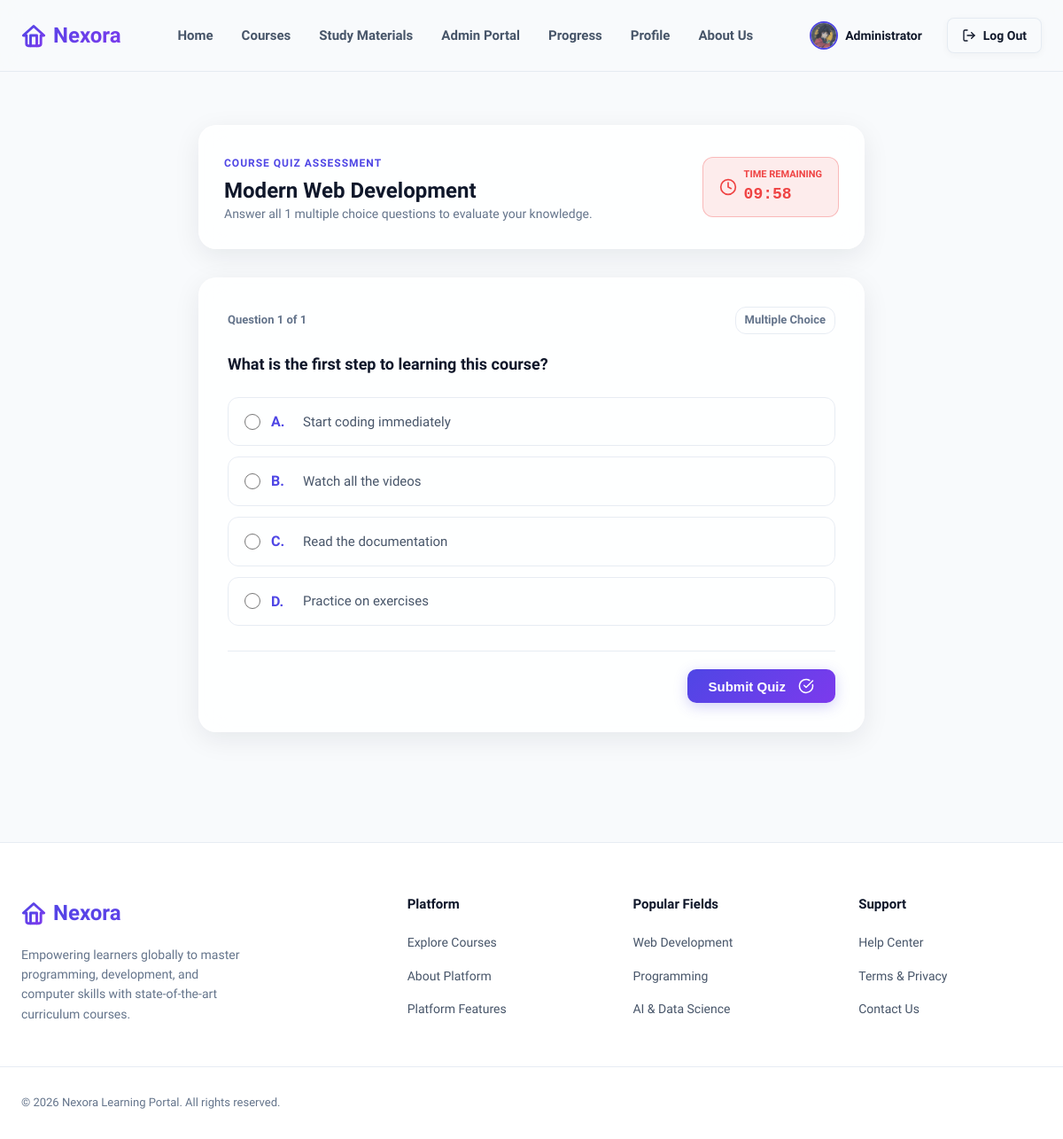
Page /quiz/1 (signed in) on the committed database.
### models.py (models this page shows, shortened)
class BaseModel(db.Model):
    __abstract__ = True

class User(BaseModel):
    __tablename__ = 'users'
    id = db.Column(db.Integer, primary_key=True)
    name = db.Column(db.String(100), nullable=False)
    email = db.Column(db.String(120), unique=True, nullable=False, index=True)
    password_hash = db.Column(db.String(255), nullable=False)
    bio = db.Column(db.Text, nullable=True)
    phone = db.Column(db.String(20), nullable=True)
    headline = db.Column(db.String(100), nullable=True)
    avatar_url = db.Column(db.String(255), nullable=True)
    created_at = db.Column(db.DateTime, default=lambda: datetime.now(timezone.utc))
    enrollments = db.relationship('Enrollment', backref='user', lazy=True, cascade="all, delete-orphan")
    progress_records = db.relationship('Progress', backref='user', lazy=True, cascade="all, delete-orphan")

class Course(BaseModel):
    __tablename__ = 'courses'
    id = db.Column(db.Integer, primary_key=True)
    title = db.Column(db.String(150), nullable=False)
    slug = db.Column(db.String(150), unique=True, nullable=False, index=True)
    description = db.Column(db.Text, nullable=False)
    category = db.Column(db.String(50), nullable=False, index=True)  # Web Development, Programming, Design, AI & Data
    difficulty = db.Column(db.String(20), nullable=False)  # Beginner, Intermediate, Advanced
    duration = db.Column(db.String(30), nullable=False)    # e.g., "12 hours", "8 hours"
    price = db.Column(db.Float, default=0.0)               # 0.0 means Free, or specific price e.g., 49.99
    thumbnail = db.Column(db.String(255), nullable=True)   # SVG or image URL
    gradient_start = db.Column(db.String(7), default='#4f46e5')  # Indigo
    gradient_end = db.Column(db.String(7), default='#7c3aed')    # Violet
    instructor = db.Column(db.String(100), default='Nexora Academy')
    rating = db.Column(db.Float, default=4.8)
    skills = db.Column(db.Text, nullable=True)
    requirements = db.Column(db.Text, nullable=True)
    created_at = db.Column(db.DateTime, default=lambda: datetime.now(timezone.utc))
    lectures = db.relationship('Lecture', backref='course', lazy=True, order_by='Lecture.order_num', cascade="all, delete-orphan")
    enrollments = db.relationship('Enrollment', backref='course', lazy=True, cascade="all, delete-orphan")
    materials = db.relationship('StudyMaterial', backref='course', lazy=True, cascade="all, delete-orphan")

class QuizQuestion(BaseModel):
    __tablename__ = 'quiz_questions'
    id = db.Column(db.Integer, primary_key=True)
    course_id = db.Column(db.Integer, db.ForeignKey('courses.id'), nullable=False)
    question_text = db.Column(db.String(255), nullable=False)
    option_a = db.Column(db.String(100), nullable=False)
    option_b = db.Column(db.String(100), nullable=False)
    option_c = db.Column(db.String(100), nullable=False)
    option_d = db.Column(db.String(100), nullable=False)
    correct_option = db.Column(db.String(1), nullable=False) # 'A', 'B', 'C', 'D'
    course = db.relationship('Course', backref=db.backref('quiz_questions', lazy=True, cascade="all, delete-orphan"))

### app.py (the view)
@app.route('/quiz/<int:course_id>')
@login_required
def quiz(course_id):
    from models import QuizQuestion
    course = Course.query.get_or_404(course_id)
    enrollment = Enrollment.query.filter_by(user_id=g.user.id, course_id=course_id).first()
    if not enrollment:
        flash('You must enroll in this course first.', 'warning')
        return redirect(url_for('course_details', slug=course.slug))
    questions = QuizQuestion.query.filter_by(course_id=course_id).all()
    return render_template('quiz.html', course=course, questions=questions)

### templates/quiz.html (shortened to what this page needs)
{% extends "base.html" %}
{% block content %}
<section style="padding: 60px 0 100px 0;">
    <div class="container" style="max-width:800px;">
        <div class="glass-card" style="padding:28px; border-radius:20px; margin-bottom:32px; display:flex; justify-content:space-between; align-items:center; flex-wrap:wrap; gap:16px;" class="animate-fade-in">
            <div>
                <span style="font-size:12px; font-weight:700; color:var(--color-primary); text-transform:uppercase; letter-spacing:1px;">Course Quiz Assessment</span>
                <h1 style="font-size:24px; font-weight:800; color:var(--color-text-title); margin-top:4px;">{{ course.title }}</h1>
                <p style="font-size:14px; color:var(--color-text-muted);">Answer all {{ questions|length }} multiple choice questions to evaluate your knowledge.</p>
            </div>
            <div style="background:rgba(239, 68, 68, 0.1); border:1px solid rgba(239, 68, 68, 0.3); padding:10px 18px; border-radius:12px; display:flex; align-items:center; gap:8px;">
                <i data-lucide="clock" style="width:20px; height:20px; color:#ef4444;"></i>
                <div>
                    <div style="font-size:11px; text-transform:uppercase; font-weight:700; color:#ef4444;">Time Remaining</div>
                    <div id="quiz-timer" style="font-size:18px; font-weight:800; color:#ef4444; font-family:monospace;">10:00</div>
                </div>
            </div>
        </div>
        <form id="quiz-form" action="{{ url_for('submit_quiz', course_id=course.id) }}" method="POST">
            {% for q in questions %}
                <div class="glass-card question-card animate-fade-in" id="question-block-{{ loop.index }}" style="padding:32px; border-radius:20px; margin-bottom:24px; {% if not loop.first %}display:none;{% endif %}">
                    <div style="display:flex; justify-content:space-between; align-items:center; margin-bottom:20px; font-size:13px; color:var(--color-text-muted); font-weight:600;">
                        <span>Question {{ loop.index }} of {{ questions|length }}</span>
                        <span style="background:var(--color-bg-alt); padding:4px 10px; border-radius:12px; border:1px solid var(--color-border);">Multiple Choice</span>
                    </div>
                    <h3 style="font-size:18px; font-weight:700; color:var(--color-text-title); margin-bottom:24px; line-height:1.5;">
                        {{ q.question_text }}
                    </h3>
                    <div style="display:flex; flex-direction:column; gap:12px;">
                        <label class="quiz-option-label" style="display:flex; align-items:center; gap:12px; padding:14px 18px; border-radius:12px; border:1px solid var(--color-border); background:var(--color-bg-alt); cursor:pointer; transition:all 0.2s ease;">
                            <input type="radio" name="q_{{ q.id }}" value="A" required style="accent-color:var(--color-primary); width:18px; height:18px;">
                            <span style="font-weight:700; color:var(--color-primary); width:24px;">A.</span>
                            <span style="font-size:15px; color:var(--color-text-main);">{{ q.option_a }}</span>
                        </label>
                        <label class="quiz-option-label" style="display:flex; align-items:center; gap:12px; padding:14px 18px; border-radius:12px; border:1px solid var(--color-border); background:var(--color-bg-alt); cursor:pointer; transition:all 0.2s ease;">
                            <input type="radio" name="q_{{ q.id }}" value="B" style="accent-color:var(--color-primary); width:18px; height:18px;">
                            <span style="font-weight:700; color:var(--color-primary); width:24px;">B.</span>
                            <span style="font-size:15px; color:var(--color-text-main);">{{ q.option_b }}</span>
                        </label>
                        <label class="quiz-option-label" style="display:flex; align-items:center; gap:12px; padding:14px 18px; border-radius:12px; border:1px solid var(--color-border); background:var(--color-bg-alt); cursor:pointer; transition:all 0.2s ease;">
                            <input type="radio" name="q_{{ q.id }}" value="C" style="accent-color:var(--color-primary); width:18px; height:18px;">
                            <span style="font-weight:700; color:var(--color-primary); width:24px;">C.</span>
                            <span style="font-size:15px; color:var(--color-text-main);">{{ q.option_c }}</span>
                        </label>
                        <label class="quiz-option-label" style="display:flex; align-items:center; gap:12px; padding:14px 18px; border-radius:12px; border:1px solid var(--color-border); background:var(--color-bg-alt); cursor:pointer; transition:all 0.2s ease;">
                            <input type="radio" name="q_{{ q.id }}" value="D" style="accent-color:var(--color-primary); width:18px; height:18px;">
                            <span style="font-weight:700; color:var(--color-primary); width:24px;">D.</span>
                            <span style="font-size:15px; color:var(--color-text-main);">{{ q.option_d }}</span>
                        </label>
                    </div>
                    <div style="display:flex; justify-content:space-between; align-items:center; margin-top:28px; padding-top:20px; border-top:1px solid var(--color-border);">
                        {% if not loop.last %}
                            <button type="button" class="btn btn-primary btn-sm" onclick="showQuestion({{ loop.index + 1 }})">
                                Next <i data-lucide="chevron-right" style="width:16px;height:16px;"></i>
                            </button>
                        {% else %}
                            <button type="submit" class="btn btn-primary" style="padding:10px 24px; border-radius:10px; font-weight:700;">
                                Submit Quiz <i data-lucide="check-circle" style="width:18px;height:18px; margin-left:6px;"></i>
                            </button>
                        {% endif %}
                    </div>
                </div>
            {% endfor %}
        </form>
    </div>
</section>
{% endblock %}

### templates/base.html (shortened to what this page needs)
<!DOCTYPE html>
<html lang="en">
<head>
    <link rel="stylesheet" href="{{ url_for('static', filename='css/style.css') }}">
</head>
<body>
    <header class="app-header">
        <div class="container navbar">
            <a href="{{ url_for('home') }}" class="logo" id="brand-logo">
                <svg xmlns="http://www.w3.org/2000/svg" width="28" height="28" viewBox="0 0 24 24" fill="none" stroke="currentColor" stroke-width="2.5" stroke-linecap="round" stroke-linejoin="round"><path d="m12 3-10 9h3v8a2 2 0 0 0 2 2h10a2 2 0 0 0 2-2v-8h3L12 3z"/><path d="M9 22V12h6v10"/></svg>
                Nexora
            </a>
            <nav>
                <ul class="nav-links">
                    <li><a href="{{ url_for('home') }}" class="nav-link {% if request.path == '/' %}active{% endif %}">Home</a></li>
                    <li><a href="{{ url_for('courses') }}" class="nav-link {% if request.path.startswith('/courses') or request.path.startswith('/course') %}active{% endif %}">Courses</a></li>
                    <li><a href="{{ url_for('materials') }}" class="nav-link {% if request.path.startswith('/materials') %}active{% endif %}">Study Materials</a></li>
                    {% if g.user %}
                        {% if g.user.email == 'admin@nexora.com' %}
                            <li><a href="{{ url_for('admin_dashboard') }}" class="nav-link {% if request.path.startswith('/admin') %}active{% endif %}">Admin Portal</a></li>
                        {% endif %}
                        <li><a href="{{ url_for('dashboard') }}" class="nav-link {% if request.path.startswith('/dashboard') %}active{% endif %}">Progress</a></li>
                        <li><a href="{{ url_for('profile') }}" class="nav-link {% if request.path.startswith('/profile') %}active{% endif %}">Profile</a></li>
                    {% endif %}
                    <li><a href="{{ url_for('about') }}" class="nav-link {% if request.path == '/about' %}active{% endif %}">About Us</a></li>
                </ul>
            </nav>
            <div class="nav-actions">
                {% if g.user %}
                    <a href="{{ url_for('profile') }}" class="user-pill" style="display:inline-flex; align-items:center; gap:8px; text-decoration:none; color:var(--color-text-title); font-weight:600; font-size:14px; margin-right:12px;">
                        <img src="{{ g.user.avatar_url or 'https://ui-avatars.com/api/?name=' + g.user.name + '&background=4f46e5&color=fff' }}" alt="{{ g.user.name }}" style="width:32px; height:32px; border-radius:50%; object-fit:cover; border:2px solid var(--color-primary);">
                        <span>{{ g.user.name.split(' ')[0] }}</span>
                    </a>
                    <a href="{{ url_for('logout') }}" class="btn btn-secondary btn-sm" id="nav-logout-btn"><i data-lucide="log-out" style="width:16px; height:16px;"></i> Log Out</a>
                {% else %}
                    <a href="{{ url_for('login') }}" class="btn btn-text btn-sm" id="nav-signin-btn">Sign In</a>
                    <a href="{{ url_for('register') }}" class="btn btn-primary btn-sm" id="nav-signup-btn">Sign Up</a>
                {% endif %}
            </div>
        </div>
    </header>
    <main style="flex-grow:1;">
        {% block content %}{% endblock %}
    </main>
    <footer class="app-footer">
        <div class="container footer-grid">
            <div class="footer-brand">
                <a href="{{ url_for('home') }}" class="logo">
                    <svg xmlns="http://www.w3.org/2000/svg" width="28" height="28" viewBox="0 0 24 24" fill="none" stroke="currentColor" stroke-width="2.5" stroke-linecap="round" stroke-linejoin="round"><path d="m12 3-10 9h3v8a2 2 0 0 0 2 2h10a2 2 0 0 0 2-2v-8h3L12 3z"/><path d="M9 22V12h6v10"/></svg>
                    Nexora
                </a>
                <p>Empowering learners globally to master programming, development, and computer skills with state-of-the-art curriculum courses.</p>
            </div>
            <div class="footer-links-col">
                <h4>Platform</h4>
                <ul>
                    <li><a href="{{ url_for('courses') }}">Explore Courses</a></li>
                    <li><a href="{{ url_for('about') }}">About Platform</a></li>
                    <li><a href="{{ url_for('home') }}#features">Platform Features</a></li>
                </ul>
            </div>
            <div class="footer-links-col">
                <h4>Popular Fields</h4>
                <ul>
                    <li><a href="{{ url_for('courses', category='Web Development') }}">Web Development</a></li>
                    <li><a href="{{ url_for('courses', category='Programming') }}">Programming</a></li>
                    <li><a href="{{ url_for('courses', category='AI & Data') }}">AI & Data Science</a></li>
                </ul>
            </div>
            <div class="footer-links-col">
                <h4>Support</h4>
                <ul>
                    <li><a href="#">Help Center</a></li>
                    <li><a href="#">Terms & Privacy</a></li>
                    <li><a href="#">Contact Us</a></li>
                </ul>
            </div>
        </div>
        <div class="container footer-bottom">
            <p>&copy; 2026 Nexora Learning Portal. All rights reserved.</p>
        </div>
    </footer>
</body>
</html>

### rows in the picture
User: user (picture), user.name "Administrator"
Course: title "Modern Web Development"
QuizQuestion: questions "1", question_text "What is the first step to learning this course?", option_a "Start coding immediately", option_b "Watch all the videos", option_c "Read the documentation", option_d "Practice on exercises"

### other values in the picture
{{ questions|length }} "1"
